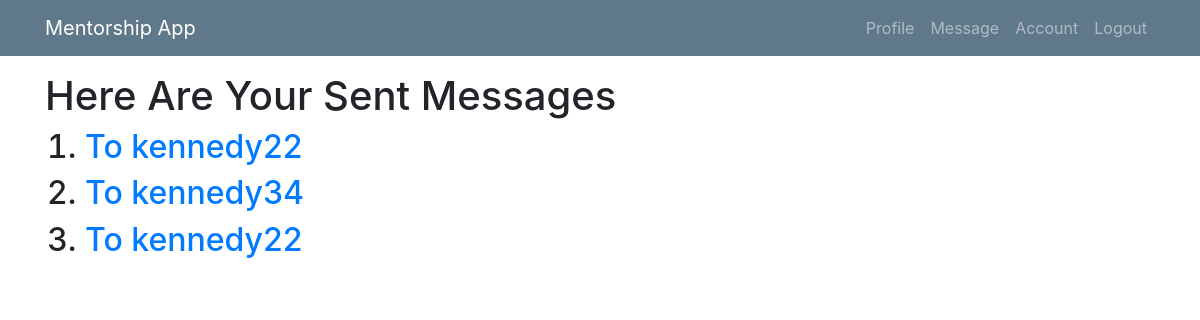
The page /list-message/ (signed in) on the database its author committed.
### mentee/models.py (models this page shows, shortened)
class Msg(models.Model):
    sender = models.ForeignKey(User, related_name="sender", on_delete=models.CASCADE, null=True)
    receipient = models.ForeignKey(User, related_name="receipient", on_delete=models.CASCADE)
    msg_content = models.TextField(max_length=100)
    created_at = models.DateField(default=datetime.now, blank=True)
    reply = models.TextField(blank=True, null=True)
    replied_at = models.DateField(default=datetime.now, blank=True)
    is_approved = models.BooleanField(default=False, verbose_name="Approve?")
    objects = UserManager()

class User(AbstractUser):
    is_mentee = models.BooleanField(default=False)
    is_mentor = models.BooleanField(default=False)

### mentee/views/mentee.py (the view)
# urls.py: path('list-message/', mentee.MessageListView.as_view(), name='list'),
class MessageListView(ListView):
    model = Msg
    template_name = 'menti/listmessages.html'
    context_object_name = 'sentmesso'
    def get_queryset(self):
        return self.model.objects.filter(sender=self.request.user)

### mentee/templates/menti/listmessages.html
{% extends 'menti/base.html' %}
{% block content %}
<br><br><br>
<h1>Here Are Your Sent Messages</h1>
     {% if sentmesso %}
  <ol>
      {% for messo in sentmesso %}
      <h2><li><a href="{% url 'sent' pk=messo.pk %}">To {{ messo.receipient }} </a></li></h2>
      {% endfor %}
  </ol>
{% else %}
<p>There Are no sent Messages</p>
{% endif %}
{% endblock %}

### mentee/static/mentee/main.css (style rules this page uses)
body { background: #fafafa; color: #333333; margin-top: 5rem; }
h1, h2, h3, h4, h5, h6 { color: #444444; }

### rows shown on the page
Msg: receipient "kennedy22"
Msg: receipient "kennedy34"
Msg: receipient "kennedy22"
